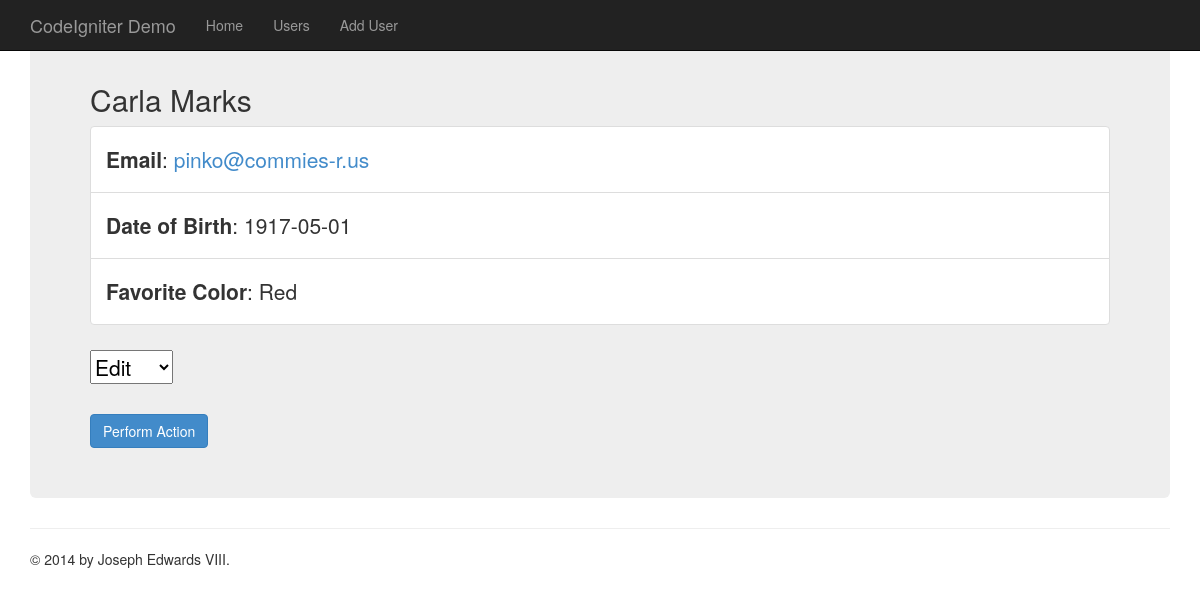
The page /index.php/users/carla-marks on the database its author committed.
### tables this page shows
CREATE TABLE `users` (
  `id` int(11) NOT NULL AUTO_INCREMENT,
  `name` varchar(128) NOT NULL,
  `username` varchar(128) NOT NULL,
  `dob` date NOT NULL,
  `email` varchar(128) NOT NULL,
  `fav_color` varchar(64) NOT NULL,
  PRIMARY KEY (`id`),
  KEY `username` (`username`)
);

### application/controllers/users.php (called while the page is built, shortened)
<?php
class Users extends CI_Controller {
  public function __construct()
  {
    $this->load->model('users_model');
  }
  public function view($username)
  {
    $data['user'] = $this->users_model->get_users($username);
    if ($this->input->post('user_action') == 'edit') {
      $data['title'] = "Update " . $data['user']['name'];
      $this->load->view('templates/header', $data);
      $this->load->view('users/update', $data);
      $this->load->view('templates/footer');
    }
    elseif ($this->input->post('user_action') == 'delete') {
      $data['title'] = "Delete " . $data['user']['name'];
      $this->load->view('templates/header', $data);
      $this->load->view('users/delete-confirm', $data);
      $this->load->view('templates/footer');
    }
    else {
      $data['title'] = $data['user']['name'];
      $this->load->view('templates/header', $data);
      $this->load->view('users/view', $data);
      $this->load->view('templates/footer');
    }
  }
}

### index.php (called while the page is built, shortened)
<?php
require_once BASEPATH.'core/CodeIgniter.php';

### application/models/users_model.php (called while the page is built, shortened)
<?php
class Users_model extends CI_Model {
  public function get_users($username = FALSE)
  {
    $query = $this->db->get_where('users', array('username' => $username));
    return $query->row_array();
  }
}

### application/views/users/view.php (the view)
<h2><?= $user['name'] ?></h2>
<ul class="list-group">
  <li class="list-group-item">
    <strong>Email</strong>:
    <a href="mailto:<?php echo $user['email'] ?>">
      <?php echo $user['email'] ?>
    </a>
  </li>
  <li class="list-group-item">
    <strong>Date of Birth</strong>: <?php echo $user['dob'] ?>
  </li>
  <li class="list-group-item">
    <strong>Favorite Color</strong>: <?php echo $user['fav_color'] ?>
  </li>
</ul>
<?php echo form_open('users/' . $user['username'],
                     array('id' => 'userActionForm')) ?>
<div class="form-group">
   <?php
   echo form_dropdown('user_action',
                      array('edit' => 'Edit', 'delete' => 'Delete'),
                      'edit');
   ?>
</div>
<?php
echo form_submit(array('type' => 'submit',
                       'name' => 'userAction',
                       'id' => 'submit',
                       'class' => 'btn btn-primary',
                       'value' => 'Perform Action'
                       ));
?>
<?php echo form_close() ?>

### assets/css/custom.css (style rules this page uses)
body { padding-top: 15px; }

### rows shown on the page
users: name "Carla Marks", email "pinko@commies-r.us", dob "1917-05-01", fav_color "Red"
